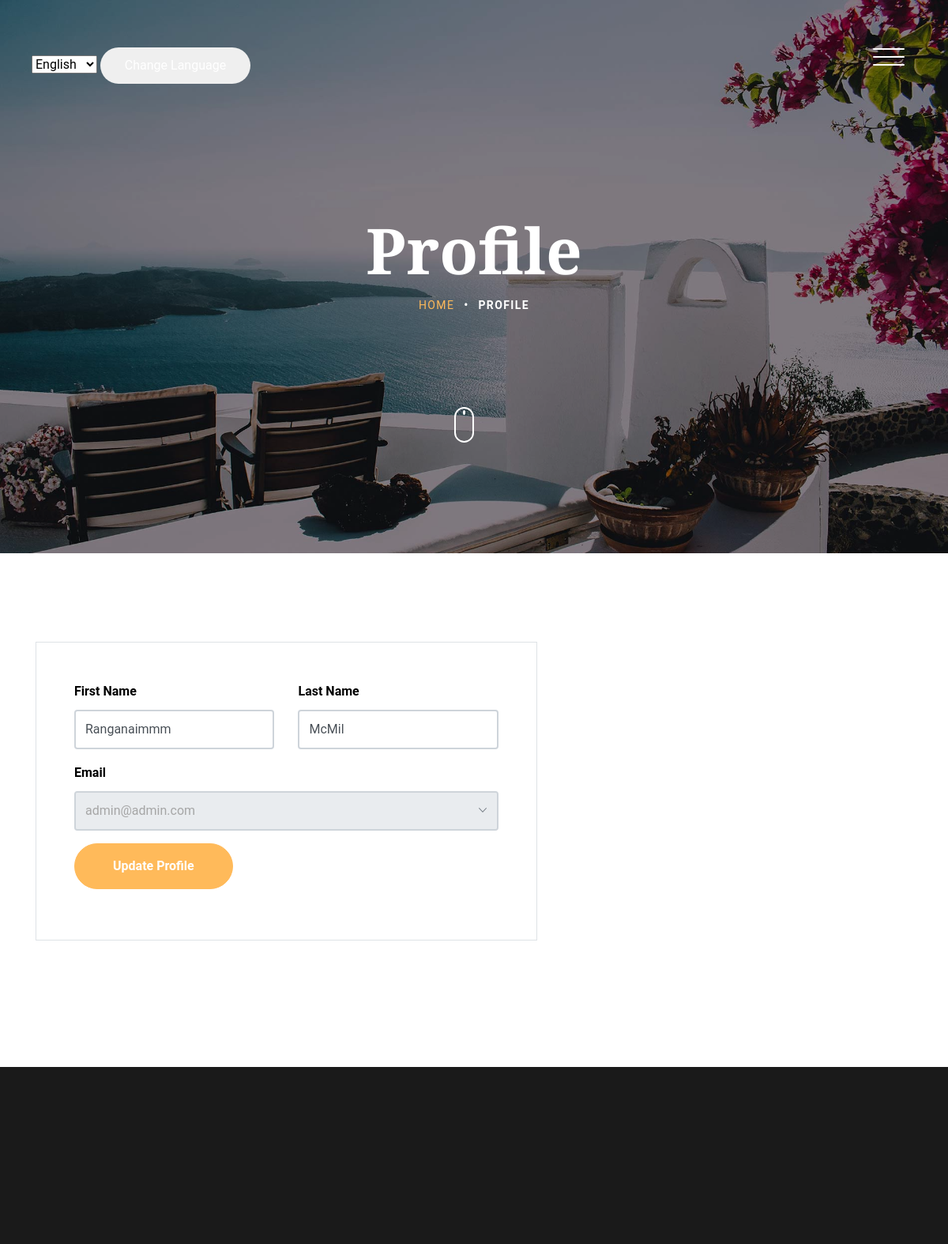
Screenshot of /accounts/profile/update/ (signed in) with the database file from the repository.
### accounts/models.py (models this page shows, shortened)
class User(AbstractUser):
    username = None
    email = models.EmailField(_('email address'), unique=True)
    preferences = models.JSONField(blank=True, null=True)
    USERNAME_FIELD = 'email'
    REQUIRED_FIELDS = []
    objects = UserManager()  # Assign the custom manager

### accounts/views.py (the view)
# urls.py: path('profile/update/', views.ProfileUpdateView.as_view(), name='profile_update'),
class ProfileUpdateView(LoginRequiredMixin, UpdateView):
    model = User
    fields = ["first_name", "last_name"]
    success_url = reverse_lazy('recommendations:home')
    def get_form(self, form_class=None):
        form = super(ProfileUpdateView, self).get_form(form_class)
        for field in form.fields.values():
            field.widget.attrs.update({'class': 'form-control'})
        return form
    def get_object(self, queryset=None):
        return self.request.user

### accounts/templates/accounts/user_form.html (shortened to what this page needs)
{% extends 'base.html' %}
{% load i18n %}
{% block content %}
<section class="site-hero inner-page overlay" style="background-image: url(/static/images/hero_4.jpg)" data-stellar-background-ratio="0.5">
  <div class="container">
    <div class="row site-hero-inner justify-content-center align-items-center">
      <div class="col-md-10 text-center" data-aos="fade">
        <h1 class="heading mb-3">{% trans "Profile" %}</h1>
        <ul class="custom-breadcrumbs mb-4">
          <li><a href="{% url 'recommendations:home' %}">{% trans "Home" %}</a></li>
          <li>&bullet;</li>
          <li>{% trans "Profile" %}</li>
        </ul>
      </div>
    </div>
  </div>
  <a class="mouse smoothscroll" href="#next">
    <div class="mouse-icon">
      <span class="mouse-wheel"></span>
    </div>
  </a>
</section>
<section class="section contact-section" id="next">
  <div class="container">
    <div class="row">
      <div class="col-md-7" data-aos="fade-up" data-aos-delay="100">
        <form action="#" method="post" class="bg-white p-md-5 p-4 mb-5 border">
          <div class="row">
            <div class="col-md-6 form-group">
              <label class="text-black font-weight-bold" for="checkin_date">{% trans "First Name" %}</label>
              {{form.first_name}}
            </div>
            <div class="col-md-6 form-group">
              <label class="text-black font-weight-bold" for="checkout_date">{% trans "Last Name" %}</label>
              {{form.last_name}}
            </div>
          </div>
          <div class="row">
            <div class="col-md-12 form-group">
              <label for="adults" class="font-weight-bold text-black">{% trans "Email" %}</label>
              <div class="field-icon-wrap">
                <div class="icon"><span class="ion-ios-arrow-down"></span></div>
                <input type="text" id="" class="form-control" disabled value="{{user.email}}">
              </div>
            </div>
          </div>
          <div class="row">
            <div class="col-md-6 form-group">
              <input type="submit" value="Update Profile" class="btn btn-primary text-white py-3 px-5 font-weight-bold">
            </div>
          </div>
        </form>
      </div>
      <div class="col-md-5" data-aos="fade-up" data-aos-delay="200">
      </div>
    </div>
  </div>
</section>
{% endblock %}

### static/css/style.css (style rules this page uses)
body { background: #fff; font-family: "Roboto", arial, sans-serif; font-weight: 200; font-size: 16px; line-height: 1.8; color: #6c757d; position: relative; }
a { -webkit-transition: .3s all ease; -o-transition: .3s all ease; transition: .3s all ease; text-decoration: none; }
h1, h2, h3, h4, h5 { color: #000; font-family: "Playfair Display", times, serif; }
.btn { padding-left: 30px; padding-right: 30px; padding-top: 10px; padding-bottom: 10px; border-radius: 50px; }
.btn, .form-control { outline: none; -webkit-box-shadow: none !important; box-shadow: none !important; }
.form-control { -webkit-box-shadow: none !important; box-shadow: none !important; height: 50px; border-width: 2px; }
.site-hero { background-size: cover; height: 100vh; min-height: 700px; width: 100%; position: relative; }
.site-hero .heading { font-family: "Playfair Display", times, serif; font-weight: bold; }
.site-hero.overlay:before { background: rgba(0, 0, 0, 0.45); content: ""; position: absolute; height: 100vh; min-height: 700px; top: 0; left: 0; bottom: 0; right: 0; }
.site-hero.inner-page { height: 50vh; min-height: 700px; }
.site-hero.inner-page.overlay:before { height: 50vh; min-height: 700px; }
.site-hero-inner { height: 100vh; min-height: 700px; }
.site-hero-inner .heading { font-size: 80px; font-family: "Playfair Display", times, serif; color: #fff; line-height: 1; font-weight: bold; }
.inner-page .site-hero-inner { height: 50vh; min-height: 700px; }
.section { padding: 7em 0; }
.heading-serif, .heading, .testimonial-section .heading, .slider-section .heading, .blog-post-entry .heading { font-size: 60px; font-family: "Playfair Display", times, serif; font-weight: 700; }
.mouse { width: 100px; display: inline-block; position: absolute; left: 50%; bottom: 140px; z-index: 1; -webkit-transform: translateX(-25%); -ms-transform: translateX(-25%); transform: translateX(-25%); }
.mouse-icon { width: 25px; height: 45px; border: 2px solid white; border-radius: 15px; cursor: pointer; position: relative; text-align: center; }
.mouse-wheel { height: 6px; margin: 2px auto 0; display: block; width: 3px; background-color: white; border-radius: 50%; -webkit-animation: 1.6s ease infinite wheel-up-down; -moz-animation: 1.6s ease infinite wheel-up-down; animation: 1.6s ease infinite wheel-up-down; }
.field-icon-wrap { position: relative; }
.field-icon-wrap .form-control { position: relative; padding-right: 40px; -webkit-box-shadow: none !important; box-shadow: none !important; color: #a6a6a6; }
.field-icon-wrap .icon { position: absolute; top: 50%; -webkit-transform: translateY(-50%); -ms-transform: translateY(-50%); transform: translateY(-50%); right: 15px; z-index: 2; }
.text-black { color: #000 !important; }
.custom-breadcrumbs { list-style: none; padding: 0; margin: 0; }
.custom-breadcrumbs li { display: inline-block; color: #fff; margin: 0 4px; text-transform: uppercase; font-size: 14px; letter-spacing: .1em; font-weight: bold; }
.custom-breadcrumbs li a { font-weight: normal; }

### rows the page displays
User: first_name "Ranganaimmm", last_name "McMil", email "admin@admin.com"
